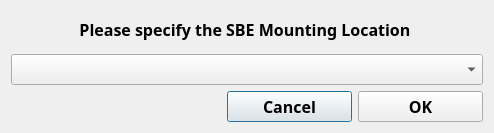
<?xml version="1.0" encoding="UTF-8"?>
<ui version="4.0">
 <class>sbeSetLocation</class>
 <widget class="QDialog" name="sbeSetLocation">
  <property name="geometry">
   <rect>
    <x>0</x>
    <y>0</y>
    <width>494</width>
    <height>133</height>
   </rect>
  </property>
  <property name="windowTitle">
   <string>Set SBE Mounting Location</string>
  </property>
  <property name="modal">
   <bool>true</bool>
  </property>
  <layout class="QVBoxLayout" name="verticalLayout">
   <item>
    <widget class="QLabel" name="text">
     <property name="font">
      <font>
       <family>Arial Black</family>
       <pointsize>12</pointsize>
       <weight>75</weight>
       <bold>true</bold>
      </font>
     </property>
     <property name="text">
      <string>Please specify the SBE Mounting Location </string>
     </property>
     <property name="alignment">
      <set>Qt::AlignCenter</set>
     </property>
    </widget>
   </item>
   <item>
    <widget class="QComboBox" name="cbLocation">
     <property name="font">
      <font>
       <family>Arial Black</family>
       <pointsize>12</pointsize>
       <weight>75</weight>
       <bold>true</bold>
      </font>
     </property>
    </widget>
   </item>
   <item>
    <layout class="QHBoxLayout" name="horizontalLayout">
     <item>
      <spacer name="horizontalSpacer">
       <property name="orientation">
        <enum>Qt::Horizontal</enum>
       </property>
       <property name="sizeHint" stdset="0">
        <size>
         <width>478</width>
         <height>20</height>
        </size>
       </property>
      </spacer>
     </item>
     <item>
      <widget class="QPushButton" name="pbCancel">
       <property name="minimumSize">
        <size>
         <width>125</width>
         <height>0</height>
        </size>
       </property>
       <property name="font">
        <font>
         <family>Arial Black</family>
         <pointsize>12</pointsize>
         <weight>75</weight>
         <bold>true</bold>
        </font>
       </property>
       <property name="text">
        <string>Cancel</string>
       </property>
      </widget>
     </item>
     <item>
      <widget class="QPushButton" name="pbOK">
       <property name="minimumSize">
        <size>
         <width>125</width>
         <height>0</height>
        </size>
       </property>
       <property name="font">
        <font>
         <family>Arial Black</family>
         <pointsize>12</pointsize>
         <weight>75</weight>
         <bold>true</bold>
        </font>
       </property>
       <property name="text">
        <string>OK</string>
       </property>
      </widget>
     </item>
    </layout>
   </item>
  </layout>
 </widget>
 <resources/>
 <connections/>
</ui>
